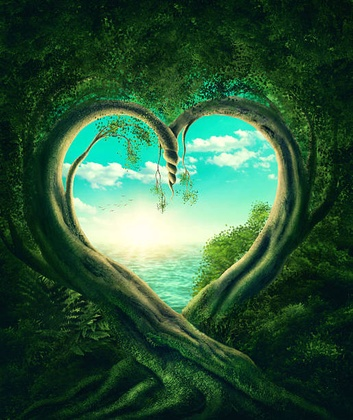
%> input picture deneme2.jpg, 353 x 420 px, shrunk from 515 x 612 before the run
$ octave HistogramEsitleme.m   (GNU Octave 9; MATLAB toolbox functions it lacks are replaced by stand-ins)
%> lines starting %> are read from the running program, lines starting %| are printed output that depends on the picture
clear all
close all
image = imread('deneme2.jpg');
%> image is the input picture: size 420x353x3 uint8; mean R, G, B 45.6, 86.3, 58.2
Igray = rgb2gray(image);
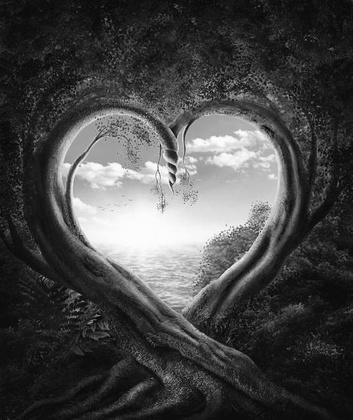
%> Igray: size 420x353 uint8; min 5, max 254, mean 70.9
figure;imshow(Igray);
boyut = size(Igray);
%> boyut = [420 353]
hk = zeros(1,256);
for r=1:boyut(1)
  for c=1:boyut(2)
    k = Igray(r,c) + 1;
    hk(k) = hk(k) + 1;
  endfor
endfor
%> after the loop, hk = 256 values, max 3967 at index 20, min 0 at index 1, mean 579.1
pk = hk / numel(Igray); %numel = Igray(1) * Igray(2)
%> pk = 256 values, max 0.0268 at index 20, min 0 at index 1, mean 0.00391
sk = zeros(1,256);
sk(1) = pk(1);
for k = 2:256
    sk(k)= sk(k-1) + pk(k);
endfor
%> after the loop, sk = 256 values from 0 to 1
sk255 = round(255*sk);
%> sk255 = 256 values from 0 to 255
figure;plot(sk255);
%> after `plot(sk255)`:
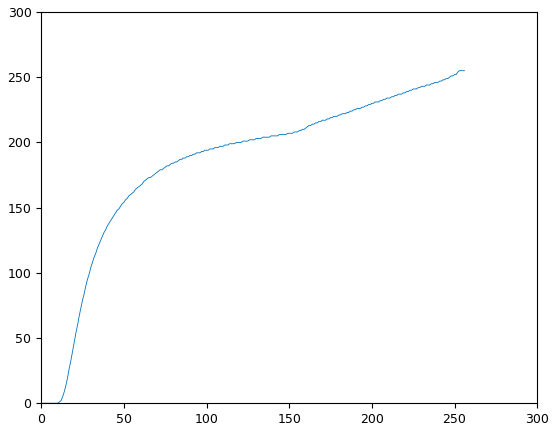
%> figure redrawn from the program's plot data; curve peaks at x = 253, y = 255
Igray_eq = Igray;
for r=1:boyut(1)
  for c=1:boyut(2)
    k = Igray(r,c) + 1;
    Igray_eq(r,c) = sk255(k);
  endfor
endfor
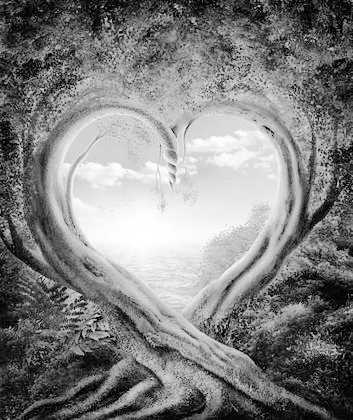
%> Igray_eq: size 420x353 uint8; min 0, max 255, mean 129.1
figure;imshow(Igray_eq);

$ run again, with denemee.jpg copied over deneme2.jpg
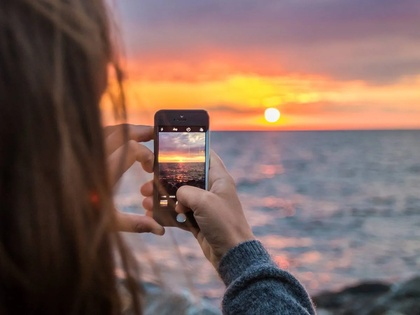
%> input picture denemee.jpg, 420 x 315 px, shrunk from 1200 x 900 before the run
%> image is the input picture: size 315x420x3 uint8; mean R, G, B 126.6, 101.3, 93.4
%> `Igray = rgb2gray(image);`:
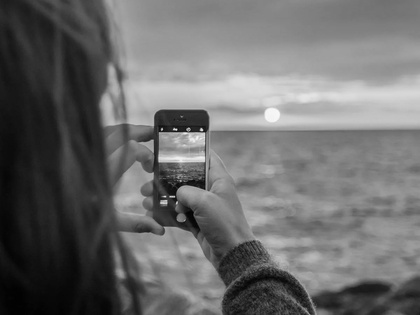
%> Igray: size 315x420 uint8; min 1, max 249, mean 107.9
%> after the loop `for r=1:boyut(1)`: hk = 256 values, max 1922 at index 133, min 0 at index 1, mean 516.8
%> pk = 256 values, max 0.0145 at index 133, min 0 at index 1, mean 0.00391
%> after the loop `for k = 2:256`: sk = 256 values from 0 to 1
%> sk255 = 256 values from 0 to 255
%> after the loop `for r=1:boyut(1)`:
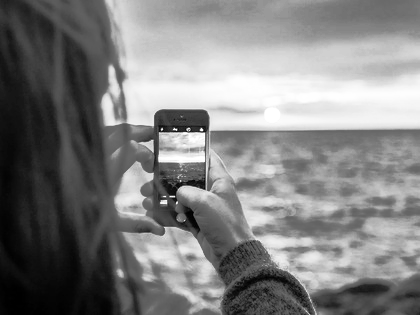
%> Igray_eq: size 315x420 uint8; min 0, max 255, mean 128.3
